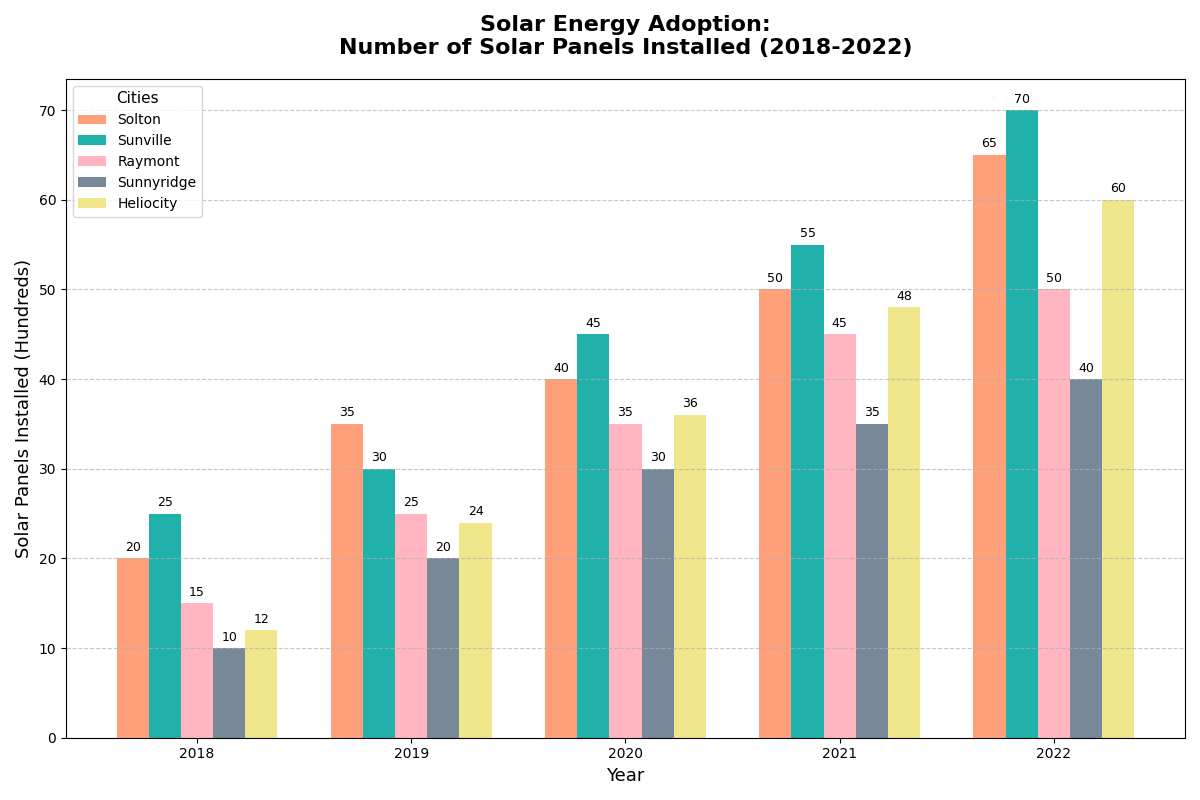

Generate this figure with Python:
import matplotlib.pyplot as plt
import numpy as np

# Context: Solar Panels Installed Per City Over Five Years
cities = ['Solton', 'Sunville', 'Raymont', 'Sunnyridge', 'Heliocity']
years = [2018, 2019, 2020, 2021, 2022]

# Data: Solar panels installed (in hundreds)
solar_installs = np.array([
    [20, 35, 40, 50, 65],  # Solton
    [25, 30, 45, 55, 70],  # Sunville
    [15, 25, 35, 45, 50],  # Raymont
    [10, 20, 30, 35, 40],  # Sunnyridge
    [12, 24, 36, 48, 60]   # Heliocity
])

# Set the positions of the bars
bar_width = 0.15
x = np.arange(len(years))

# Create the plot
fig, ax = plt.subplots(figsize=(12, 8))

# Colors for each city
colors = ['#FFA07A', '#20B2AA', '#FFB6C1', '#778899', '#F0E68C']

# Create a bar for each city
for i, city in enumerate(cities):
    ax.bar(x + i * bar_width, solar_installs[i], width=bar_width, label=city, color=colors[i])

# Customize the plot
ax.set_title('Solar Energy Adoption:\nNumber of Solar Panels Installed (2018-2022)', fontsize=16, fontweight='bold', pad=20, wrap=True)
ax.set_xlabel('Year', fontsize=13)
ax.set_ylabel('Solar Panels Installed (Hundreds)', fontsize=13)
ax.set_xticks(x + bar_width * 2)
ax.set_xticklabels(years)
ax.legend(title='Cities', fontsize=10, title_fontsize='11')
ax.grid(axis='y', linestyle='--', alpha=0.7)

# Add text annotations on each bar for better insight
for i in range(len(cities)):
    for j in range(len(years)):
        ax.text(x[j] + i * bar_width, solar_installs[i, j] + 0.5, str(solar_installs[i, j]), ha='center', va='bottom', fontsize=9)

# Improve layout
plt.tight_layout()

# Display the plot
plt.show()
